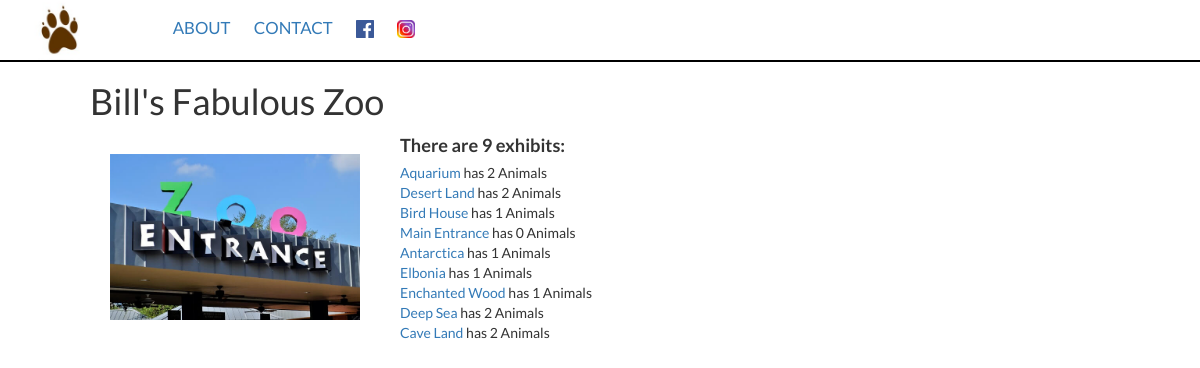
Page /zoo/1 on the committed database.
### zoo/models.py (models this page shows, shortened)
class Zoo(models.Model):
	name = models.CharField(max_length=200, help_text="Enter Zoo Name")
	logoFileName = models.CharField(max_length=200, help_text="Enter logo file name", null=True)

class Exhibit(models.Model):
	name = models.CharField(max_length=200, help_text="Enter Exhbit Name")
	zoo = models.ForeignKey('Zoo', on_delete=models.SET_NULL, null=True)
	def get_absolute_url(self):
		return reverse('exhibitDetail', args=[str(self.id)])
	def getNumberOfAnimals(self):
		return Animal.objects.filter(exhibit = self.id).count()

### zoo/views.py (the view)
# urls.py: path('<int:pk>', views.ZooDetailView.as_view(), name='zooDetail'),
class ZooDetailView(generic.DetailView):
    model = Zoo

### zoo/templates/zoo/zoo_detail.html (shortened to what this page needs)
{% extends "base_generic.html" %}
{% block content %}
{% load static %}
<h1 class='zooName'>{{ zoo.name }}</h1>
<div class='zooWrapper'>
  <div class='zooSummary'>
    <img src="{% static zoo.logoFileName %}">
  </div>
  <div class='zooSummary'>
    <label>There are {{ zoo.exhibit_set.all.count }} exhibits:</label>
    <br>
    {% for exhibit in zoo.exhibit_set.all %}
      <div class='exhibitlistItem'>
        <a href='{{ exhibit.get_absolute_url }}'> {{ exhibit.name }}</a> has {{ exhibit.getNumberOfAnimals }} Animals
      </div>
    {% endfor %}
  </div>
{% endblock %}

### zoo/static/css/styles.css (style rules this page uses)
body { font-family: 'Lato', sans-serif; }
.zooWrapper { width: 85%; margin: auto; display: table-row; }
.zooSummary { display: table-cell; vertical-align: middle; padding: 0px 20px; }
.zooSummary img { width: 250px; }
.zooSummary label { font-size: 1.3em; font-weight: bold; }

### rows in the picture
Zoo: name "Bill's Fabulous Zoo", logoFileName (picture), exhibit_set.all.count "9"
Exhibit: name "Aquarium", getNumberOfAnimals "2"
Exhibit: name "Desert Land", getNumberOfAnimals "2"
Exhibit: name "Bird House", getNumberOfAnimals "1"
Exhibit: name "Main Entrance", getNumberOfAnimals "0"
Exhibit: name "Antarctica", getNumberOfAnimals "1"
Exhibit: name "Elbonia", getNumberOfAnimals "1"
Exhibit: name "Enchanted Wood", getNumberOfAnimals "1"
Exhibit: name "Deep Sea", getNumberOfAnimals "2"
Exhibit: name "Cave Land", getNumberOfAnimals "2"
